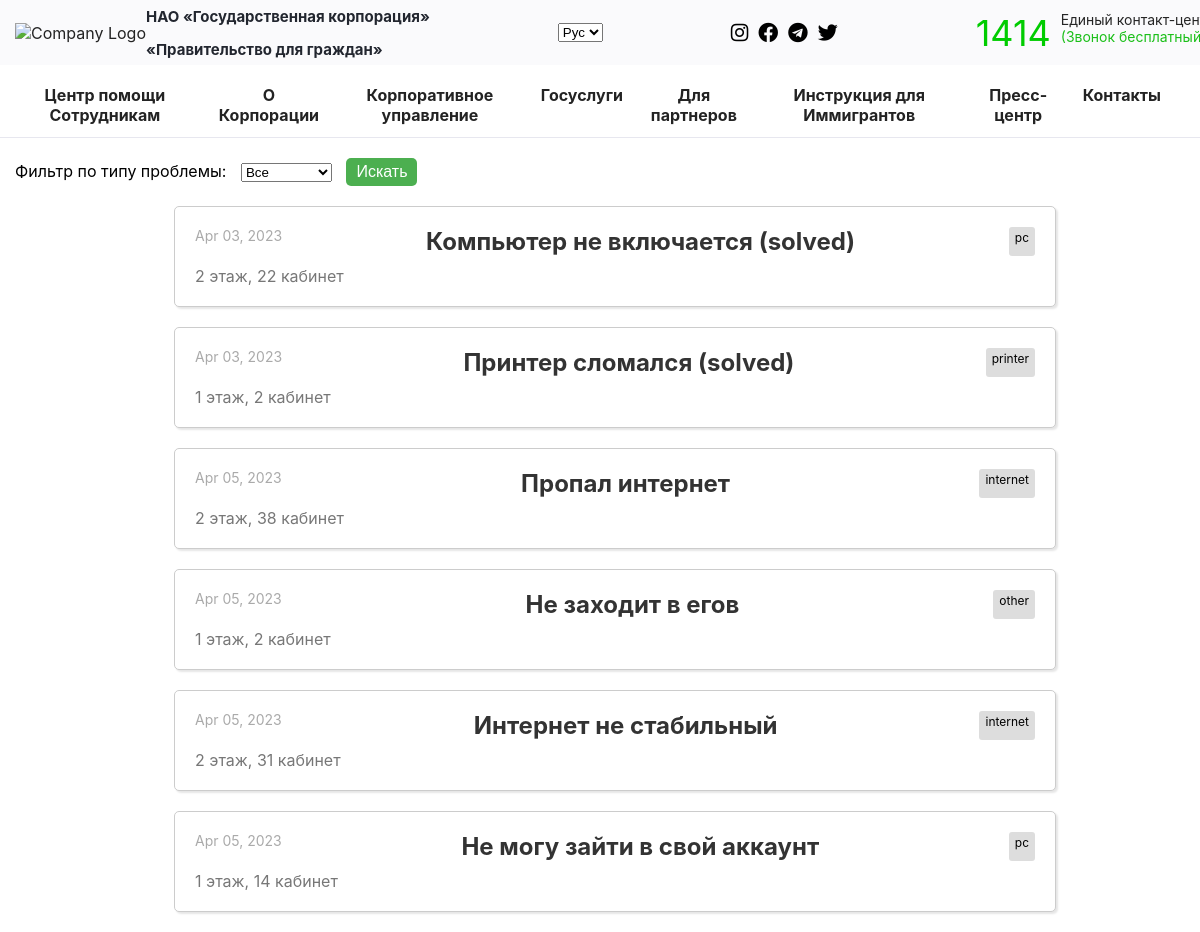
The app's page /problems/ with its own data.
### users/models.py (models this page shows, shortened)
class Problem(models.Model):
    PROBLEM_TYPES = (
        ('printer', 'Printer'),
        ('internet', 'Internet'),
        ('pc', 'PC'),
        ('other', 'Other'),
    )
    problem_description = models.CharField(max_length=255)
    problem_type = models.CharField(max_length=20, choices=PROBLEM_TYPES)
    floor = models.PositiveSmallIntegerField(choices=((1, 'First floor'), (2, 'Second floor')))
    room_number = models.CharField(max_length=20)
    problem_solved=models.BooleanField(default=False)
    created_at = models.DateTimeField(default=timezone.now)

### users/views.py (the view)
# urls.py: path('problems/',views.problem_list,name='problems'),
def problem_list(request):
    problems = Problem.objects.all()
    problem_type = request.GET.get('problem_type')
    if problem_type:
        problems = problems.filter(problem_type=problem_type)
    return render(request, 'users/problem_list.html', {'problems': problems})

### users/templates/users/problem_list.html (shortened to what this page needs)
{% extends 'users/base.html' %}
{% load static %}
{% block css %}
  <link rel="stylesheet" href="{% static 'users/problem.css' %}">
{% endblock %}
{% block content %}
  <div class="container">
    <div class="filter-form">
      <form  method="GET">
        <label for="problem_type">Фильтр по типу проблемы:</label>
        <select name="problem_type" id="problem_type">
            <option name="" value="">Все</option>
        </select>
        <button class="btn-filter-problem" type="submit">Искать</button>
    </form>
    </div>
    <ul class="problem-list">
      {% for problem in problems %}
        <li class="problem-card">
          <div class="problem-card-header">
            <span class="problem-date">{{ problem.created_at|date:"M d, Y" }}</span>
            <a href="{% url 'problem_detail' problem.id %}" class="problem-link">{{ problem.problem_description }}{% if problem.problem_solved %} (solved){% endif %}</a>
            <span class="problem-type">{{ problem.problem_type }}</span>
          </div>
          <div class="problem-card-details">
            <span class="problem-location">{{ problem.floor }} этаж, {{ problem.room_number }} кабинет</span>
          </div>
        </li>
      {% empty %}
        <li>No problems found.</li>
      {% endfor %}
    </ul>
  </div>
{% endblock %}

### users/templates/users/base.html (shortened to what this page needs)
{% load static %}
<link rel="stylesheet" href="{% static 'users/main.css' %}">
<link rel="stylesheet" href="https://use.fontawesome.com/releases/v5.15.3/css/all.css">
{% block css %}
{% endblock %}
<body>
<header>
  <div class="container">
    <div class="row">
      <div class="column">
         <div class="logo">
          <img src="{% static 'images/logo.png' %}" alt="Company Logo">
          <div class="company-name">
           <span>НАО «Государственная корпорация»</span>
           <br>
           <br>
           <span>«Правительство для граждан»</span>
       </div>
    </div>
    <div class="language">
      <select>
        <option value="en">Рус</option>
      </select>
    </div>
    <div class="social-media">
      <a href="https://www.instagram.com/gov4c.kz/"><i class="fab fa-instagram"></i></a>
      <a href="https://www.facebook.com/gov4c"><i class="fab fa-facebook"></i></a>
      <a href="https://t.me/gov4c_resmi"><i class="fab fa-telegram"></i></a>
      <a href="https://twitter.com/gov4c"><i class="fab fa-twitter"></i></a>
    </div>
    <div class="phone">
    <div class="phone-number">
      <p>1414</p>
    </div>
    <div class="phone-text">
      Единый контакт-центр
      <br>
      <span>(Звонок бесплатный)</span>
    </div>
    </div>
    </div>
    </div>
  </div>
  </header>
  <header class="second-header">
    <div class="container">
      <div class="main-header">
        <div class="main-menu">
          <div class="menu-item">
            <a href="/">
            Центр    помощи
          <span>Сотрудникам</span>
          </a>
          </div>
          <div class="menu-item"><a href="https://gov4c.kz/ru/about">О Корпорации</a></div>
          <div class="menu-item"><a href="https://gov4c.kz/ru/management">Корпоративное управление</a></div>
          <div class="menu-item"><a href="https://gov4c.kz/ru/services">Госуслуги</a></div>
          <div class="menu-item"><a href="https://gov4c.kz/ru/for-partners">Для партнеров</a></div>
          <div class="menu-item"><a href="https://gov4c.kz/ru/foreigners">Инструкция для Иммигрантов</a></div>
          <div class="menu-item"><a href="https://gov4c.kz/ru/press-center">Пресс-центр</a></div>
          <div class="menu-item"><a href="https://gov4c.kz/ru/contacts">Контакты</a></div>
        </div>
      </div>
    </div>
  </header>
  {% block content %}
    {% endblock %}
</body>

### users/static/users/main.css (style rules this page uses)
body { font-family: 'SF Pro Display', sans-serif; margin: 0; }
header { display: flex; justify-content: space-between; align-items: center; background-color: #fafafc; font-family: 'SF Pro Display', sans-serif; }
.container { width: 100%; max-width: 1200px; padding-right: 15px; padding-left: 15px; margin: 0 auto; }
.row { display: flex; flex-wrap: wrap; margin-right: -15px; margin-left: -15px; }
.column { display: flex; justify-content: space-between; align-items: center; flex: 0 0 100%; max-width: 100%;position: relative; width: 100%; padding-right: 15px; padding-left: 15px; }
.logo img { max-height: 50px; }
.logo { padding: 9.5px 0; align-items: center; display: flex; color: #232323; }
.company-name span { font-weight: bold; font-size: 15px; line-height: 13px; color: #22262f; box-sizing: border-box; }
.social-media { display: flex; flex-direction: row; justify-content: space-around; }
.social-media a { display: inline-block; margin-right: 10px; background-color: transparent; }
.social-media i { font-size: 20px; color: black; }
.phone-number { margin-right: 10px; }
.phone-number p { font-size: 36px; margin: 0; color: #00cc00; }
.phone { font-size: 14px; color: #252525; margin: 0; text-align: left; display: flex; }
.phone-text span { color: #1bbf19; }
.main-header { border-top: 1px white; display: flex; align-items: center; justify-content: space-between; text-align: center; }
.main-menu { margin-top: 20px; margin-bottom: 10px; background-color: #ffffff; font-weight: bold; height: auto; display: flex; text-align: center; }
.menu-item { text-align: center; display: flex; align-items: center; position: relative; flex: 1 1 auto; margin-right: 24px; border-bottom: 3px solid #fff0; transition: 0.13s ease; margin-bottom: -1px; flex-direction: column; color: #232323; }
.menu-item a { text-decoration: none; color: #232323 }
.second-header { background-color: white; border-bottom: 1px solid #e7e7ef; }

### users/static/users/problem.css (style rules this page uses)
.problem-list { list-style-type: none; margin: 0; padding: 0; margin-top: 10px; }
.problem-card { background-color: #fff; border: 1px solid #ccc; border-radius: 5px; box-shadow: 2px 2px 2px rgba(0, 0, 0, 0.1); padding: 20px; margin: 0 auto; margin-bottom: 20px; width: 70%; }
.problem-card-header { display: flex; justify-content: space-between; margin-bottom: 10px; }
.problem-date { color: #aaa; font-size: 14px; }
.problem-type { background-color: #ddd; border-radius: 3px; font-size: 12px; padding: 3px 6px; }
.problem-card-details { display: flex; justify-content: space-between; margin-top: 10px; }
.problem-location { color: #777; font-size: 16px; }
.btn-filter-problem { background-color: #4CAF50; border: none; border-radius: 5px; color: #fff; cursor: pointer; font-size: 16px; padding: 5px 10px; text-align: center; text-decoration: none; }
a.problem-link { font-size: 24px; text-decoration: none; color: #333; font-weight: bold; margin-right: 10px; }
.filter-form { margin-top: 20px; margin-bottom: 20px; }
.filter-form label { margin-right: 10px; }
.filter-form select { margin-right: 10px; }

### records on screen
Problem: created_at "Apr 03, 2023", problem_description "Компьютер не включается", problem_solved "(solved)", problem_type "pc", floor "2", room_number "22"
Problem: created_at "Apr 03, 2023", problem_description "Принтер сломался", problem_solved "(solved)", problem_type "printer", floor "1", room_number "2"
Problem: created_at "Apr 05, 2023", problem_description "Пропал интернет", problem_type "internet", floor "2", room_number "38"
Problem: created_at "Apr 05, 2023", problem_description "Не заходит в егов", problem_type "other", floor "1", room_number "2"
Problem: created_at "Apr 05, 2023", problem_description "Интернет не стабильный", problem_type "internet", floor "2", room_number "31"
Problem: created_at "Apr 05, 2023", problem_description "Не могу зайти в свой аккаунт", problem_type "pc", floor "1", room_number "14"
